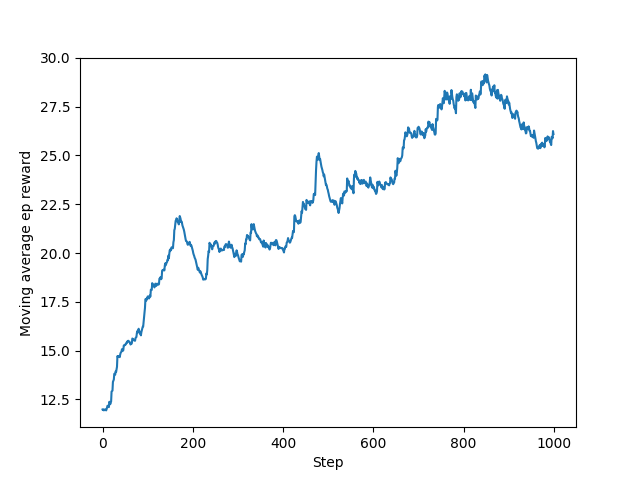

Generate this figure with Python:
import torch
import torch.nn as nn
from utils import v_wrap, set_init, push_and_pull, record
import torch.nn.functional as F
import torch.multiprocessing as mp
import matplotlib.pyplot as plt
from shared_optim import SharedAdam
import gym
import os

os.environ["OMP_NUM_THREADS"] = "1"

UPDATE_GLOBAL_ITER = 5
GAMMA = 0.9
MAX_EP = 1000

env = gym.make('CartPole-v0')
N_S = env.observation_space.shape[0]
N_A = env.action_space.n


class Net(nn.Module):
    def __init__(self, s_dim, a_dim):
        super(Net, self).__init__()
        self.s_dim = s_dim
        self.a_dim = a_dim
        self.pi1 = nn.Linear(s_dim, 128)
        self.pi2 = nn.Linear(128, a_dim)
        self.v1 = nn.Linear(s_dim, 128)
        self.v2 = nn.Linear(128, 1)
        set_init([self.pi1, self.pi2, self.v1, self.v2])
        self.distribution = torch.distributions.Categorical

    def forward(self, x):
        pi1 = torch.tanh(self.pi1(x))
        logits = self.pi2(pi1)
        v1 = torch.tanh(self.v1(x))
        values = self.v2(v1)
        return logits, values

    def choose_action(self, s):
        self.eval()
        logits, _ = self.forward(s)
        prob = F.softmax(logits, dim=1).data
        m = self.distribution(prob)
        return m.sample().numpy()[0]

    def loss_func(self, s, a, v_t):
        self.train()
        logits, values = self.forward(s)
        td = v_t - values
        c_loss = td.pow(2)

        probs = F.softmax(logits, dim=1)
        m = self.distribution(probs)
        exp_v = m.log_prob(a) * td.detach().squeeze()
        a_loss = -exp_v
        total_loss = (c_loss + a_loss).mean()
        return total_loss


class Worker(mp.Process):
    def __init__(self, gnet, opt, global_ep, global_ep_r, res_queue, name):
        super(Worker, self).__init__()
        self.name = 'w%02i' % name
        self.g_ep, self.g_ep_r, self.res_queue = global_ep, global_ep_r, res_queue
        self.gnet, self.opt = gnet, opt
        self.lnet = Net(N_S, N_A)  # local network
        self.env = gym.make('CartPole-v0').unwrapped

    def run(self):
        total_step = 1
        while self.g_ep.value < MAX_EP:
            s = self.env.reset()
            buffer_s, buffer_a, buffer_r = [], [], []
            ep_r = 0.
            while True:
                if self.name == 'w00':
                    self.env.render()
                a = self.lnet.choose_action(v_wrap(s[None, :]))
                s_, r, done, _ = self.env.step(a)
                if done: r = -1
                ep_r += r
                buffer_a.append(a)
                buffer_s.append(s)
                buffer_r.append(r)

                if total_step % UPDATE_GLOBAL_ITER == 0 or done:  # update global and assign to local net
                    # sync
                    push_and_pull(self.opt, self.lnet, self.gnet, done, s_, buffer_s, buffer_a, buffer_r, GAMMA)
                    buffer_s, buffer_a, buffer_r = [], [], []

                    if done:  # done and print information
                        record(self.g_ep, self.g_ep_r, ep_r, self.res_queue, self.name)
                        break
                s = s_
                total_step += 1
        self.res_queue.put(None)


if __name__ == "__main__":
    gnet = Net(N_S, N_A)  # global network
    gnet.share_memory()  # share the global parameters in multiprocessing
    opt = SharedAdam(gnet.parameters(), lr=1e-4, betas=(0.92, 0.999))  # global optimizer
    global_ep, global_ep_r, res_queue = mp.Value('i', 0), mp.Value('d', 0.), mp.Queue()

    # parallel training
    workers = [Worker(gnet, opt, global_ep, global_ep_r, res_queue, i) for i in range(mp.cpu_count())]
    [w.start() for w in workers]
    res = []  # record episode reward to plot
    while True:
        r = res_queue.get()
        if r is not None:
            res.append(r)
        else:
            break
    [w.join() for w in workers]

    plt.plot(res)
    plt.ylabel('Moving average ep reward')
    plt.xlabel('Step')
    plt.show()
    plt.savefig("discrete_a3c.png")

# https://github.com/MorvanZhou/pytorch-A3C/